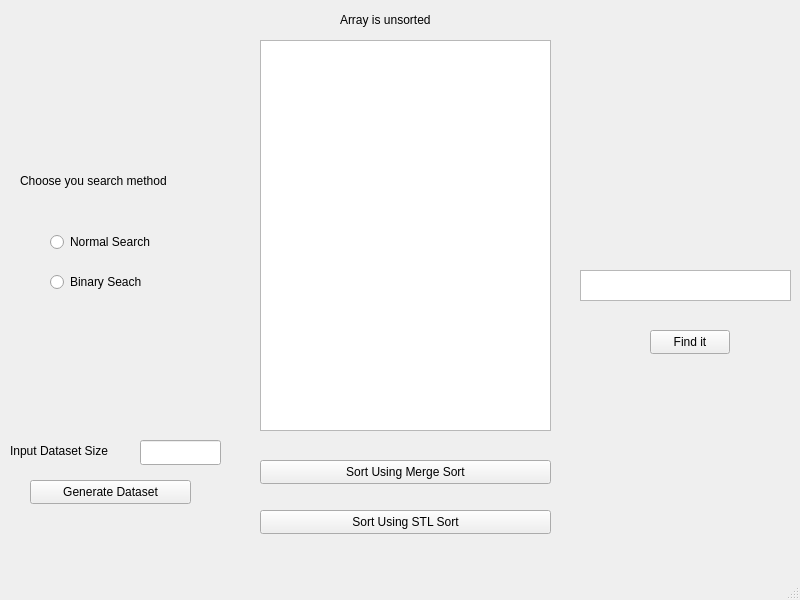
<?xml version="1.0" encoding="UTF-8"?>
<ui version="4.0">
 <class>MainWindow</class>
 <widget class="QMainWindow" name="MainWindow">
  <property name="geometry">
   <rect>
    <x>0</x>
    <y>0</y>
    <width>800</width>
    <height>600</height>
   </rect>
  </property>
  <property name="windowTitle">
   <string>MainWindow</string>
  </property>
  <widget class="QWidget" name="centralwidget">
   <widget class="QPushButton" name="STLsort">
    <property name="geometry">
     <rect>
      <x>260</x>
      <y>510</y>
      <width>291</width>
      <height>24</height>
     </rect>
    </property>
    <property name="text">
     <string>Sort Using STL Sort</string>
    </property>
   </widget>
   <widget class="QLineEdit" name="size">
    <property name="geometry">
     <rect>
      <x>140</x>
      <y>440</y>
      <width>81</width>
      <height>25</height>
     </rect>
    </property>
   </widget>
   <widget class="QListWidget" name="listWidget">
    <property name="geometry">
     <rect>
      <x>260</x>
      <y>40</y>
      <width>291</width>
      <height>391</height>
     </rect>
    </property>
   </widget>
   <widget class="QTextEdit" name="textEdit_2">
    <property name="geometry">
     <rect>
      <x>580</x>
      <y>270</y>
      <width>211</width>
      <height>31</height>
     </rect>
    </property>
   </widget>
   <widget class="QLabel" name="sortingAlgorithm">
    <property name="geometry">
     <rect>
      <x>570</x>
      <y>110</y>
      <width>151</width>
      <height>31</height>
     </rect>
    </property>
    <property name="text">
     <string/>
    </property>
   </widget>
   <widget class="QPushButton" name="generate">
    <property name="geometry">
     <rect>
      <x>30</x>
      <y>480</y>
      <width>161</width>
      <height>24</height>
     </rect>
    </property>
    <property name="text">
     <string>Generate Dataset</string>
    </property>
   </widget>
   <widget class="QLabel" name="label_4">
    <property name="geometry">
     <rect>
      <x>10</x>
      <y>440</y>
      <width>131</width>
      <height>21</height>
     </rect>
    </property>
    <property name="text">
     <string>Input Dataset Size</string>
    </property>
   </widget>
   <widget class="QLabel" name="label">
    <property name="geometry">
     <rect>
      <x>20</x>
      <y>150</y>
      <width>191</width>
      <height>61</height>
     </rect>
    </property>
    <property name="text">
     <string>Choose you search method</string>
    </property>
   </widget>
   <widget class="QPushButton" name="MergeSort">
    <property name="geometry">
     <rect>
      <x>260</x>
      <y>460</y>
      <width>291</width>
      <height>24</height>
     </rect>
    </property>
    <property name="text">
     <string>Sort Using Merge Sort</string>
    </property>
   </widget>
   <widget class="QLabel" name="message">
    <property name="geometry">
     <rect>
      <x>340</x>
      <y>10</y>
      <width>121</width>
      <height>20</height>
     </rect>
    </property>
    <property name="text">
     <string>Array is unsorted</string>
    </property>
   </widget>
   <widget class="QLabel" name="SearchAlgorithm">
    <property name="geometry">
     <rect>
      <x>580</x>
      <y>90</y>
      <width>141</width>
      <height>31</height>
     </rect>
    </property>
    <property name="text">
     <string/>
    </property>
   </widget>
   <widget class="QPushButton" name="Findit">
    <property name="geometry">
     <rect>
      <x>650</x>
      <y>330</y>
      <width>80</width>
      <height>24</height>
     </rect>
    </property>
    <property name="text">
     <string>Find it</string>
    </property>
   </widget>
   <widget class="QRadioButton" name="radioButton">
    <property name="geometry">
     <rect>
      <x>50</x>
      <y>230</y>
      <width>141</width>
      <height>24</height>
     </rect>
    </property>
    <property name="text">
     <string>Normal Search</string>
    </property>
   </widget>
   <widget class="QRadioButton" name="radioButton_2">
    <property name="geometry">
     <rect>
      <x>50</x>
      <y>270</y>
      <width>131</width>
      <height>24</height>
     </rect>
    </property>
    <property name="text">
     <string>Binary Seach</string>
    </property>
   </widget>
  </widget>
  <widget class="QMenuBar" name="menubar">
   <property name="geometry">
    <rect>
     <x>0</x>
     <y>0</y>
     <width>800</width>
     <height>26</height>
    </rect>
   </property>
  </widget>
  <widget class="QStatusBar" name="statusbar"/>
 </widget>
 <resources/>
 <connections/>
</ui>
